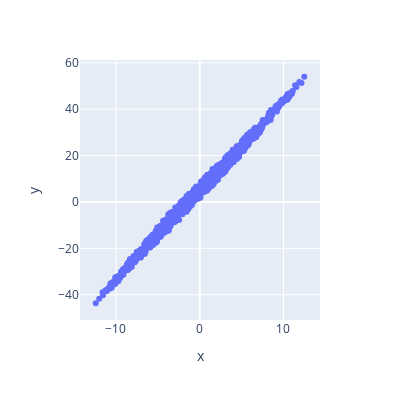

Notebook cell for this chart:
### Markdown cell above
### Graficar las últimas salidas vrs las metas (targets)

Como son las últimas, luego del entrenamiento, representan el modelo final de exactitud.  Entre más cercana esté esta gráfica a una línea de 45 grados, más cercanas están las salidas y metas.

Como este ejemplo es pequeño, es posible hacerlo, en los problemas que veremos más tarde en la clase, esto ya no sería posible.

### Code cell
yN = y.reshape(observaciones,)
metasN = metas.reshape(observaciones,)
fig = px.scatter(x = yN, y =  metasN)

fig.update_layout(
    width = 400,
    height = 400,)

fig.show()

### Figure 1 — Plotly figure (JSON) as saved in the notebook; plotly's stock layout.template omitted (floating-point values rounded to 4 significant figures; data arrays with more than 128 entries replaced by an {"elided": "..."} marker saying what was removed)
{"data": [{"hovertemplate": "x=%{x}<br>y=%{y}<extra></extra>", "legendgroup": "", "marker": {"color": "#636efa", "symbol": "circle"}, "mode": "markers", "name": "", "orientation": "v", "showlegend": false, "type": "scatter", "x": {"elided": "1000 float values"}, "xaxis": "x", "y": {"elided": "1000 float values"}, "yaxis": "y"}], "layout": {"height": 400, "legend": {"tracegroupgap": 0}, "margin": {"t": 60}, "width": 400, "xaxis": {"anchor": "y", "domain": [0, 1], "title": {"text": "x"}}, "yaxis": {"anchor": "x", "domain": [0, 1], "title": {"text": "y"}}}}
